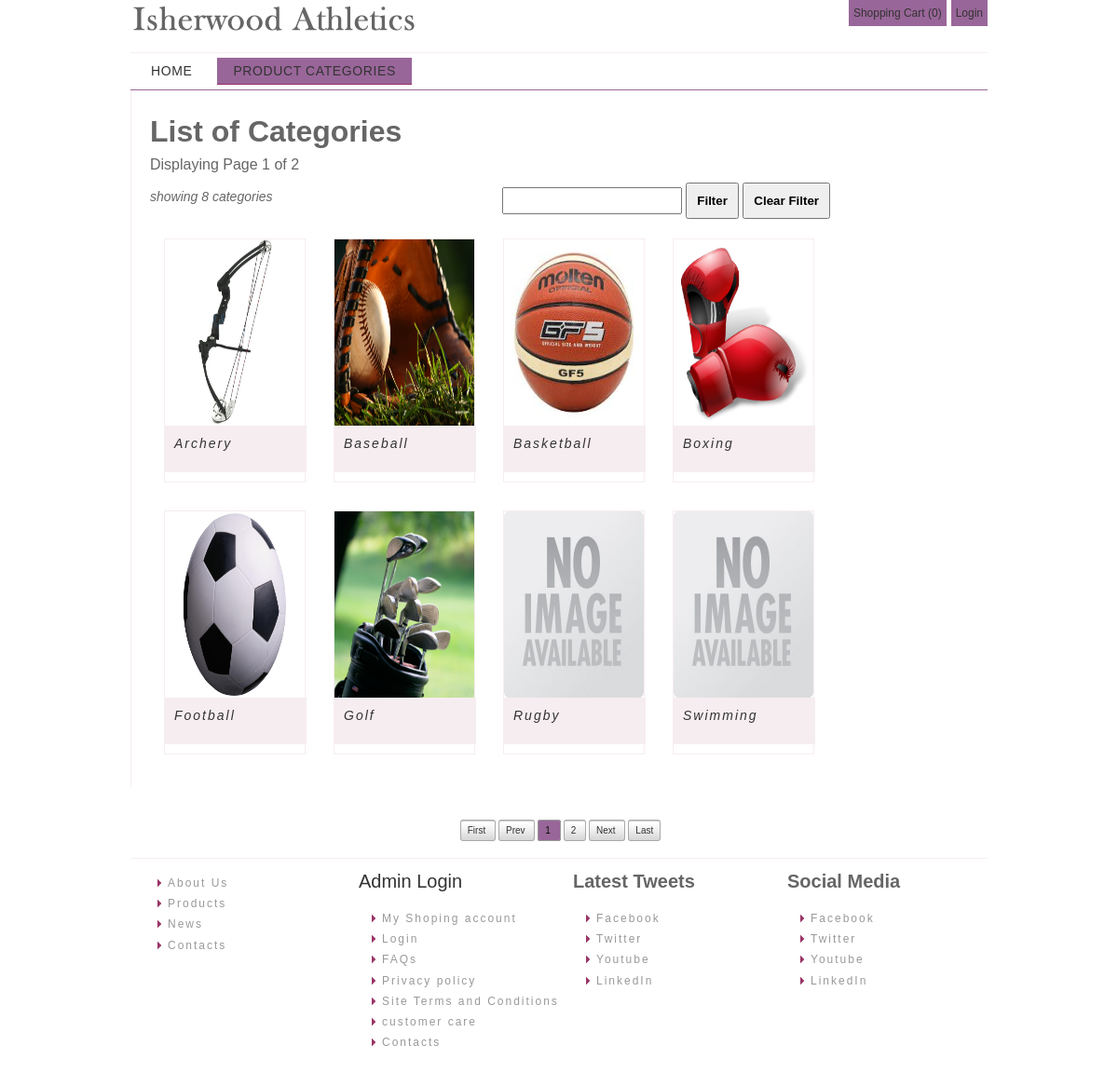
/categories.php, run on the app's committed database.
### tables this page shows
CREATE TABLE IF NOT EXISTS `categories` (
  `catID` int(11) NOT NULL AUTO_INCREMENT,
  `catDescription` varchar(50) NOT NULL,
  `categoryPicture` varchar(100) DEFAULT NULL,
  `catStatus` enum('0','1','9') NOT NULL COMMENT '''0'' -> inactive, ''1'' -> active, ''9'' -> deleted',
  PRIMARY KEY (`catID`)
);

### include/pagination_offset_max.inc.php (called while the page is built, shortened)
<?php
	$curr_page = isset($_REQUEST['page']) ? $_REQUEST['page'] : 1;
	$max_page = ceil($totalNumberOfRecords / __ROWS_PER_PAGE__);
	$offset = max($curr_page - 1,0) * __ROWS_PER_PAGE__;
?>

### library/categories.class.php (called while the page is built, shortened)
<?php
class Categories
{
	static function loadAllCat_filter($filterParam = array(),$statusParam = array(),$start = 0,$end = __ROWS_PER_PAGE__)
	{
		$statusFilter = "";
		if(!empty($statusParam))
		{
			$statusFilter = "`catStatus` IN ('".implode("','", $statusParam)."') AND ";
		}
		$filter = "";
		$limit = "";
		if(!empty($start) || !empty($end)) $limit="LIMIT $start, $end";
		$query =
		"
			SELECT
				*
			FROM
				`categories`
			WHERE
		".$filter . $statusFilter . "
			 1 = 1
			ORDER BY
				`catDescription` ASC
		 ".$limit."
			";
		$resultset = mysql_query($query);
		$allRows = array();
		while($row = mysql_fetch_assoc($resultset))
		{
			$allRows[] = $row;
		}
		return $allRows;
	}
	static function countCatRows($filterParam = "",$statusParam = "")
	{
		$statusFilter = "";
		if(!empty($statusParam))
		{
			$statusFilter = "`catStatus` IN ('".implode("','", $statusParam)."') AND";
		}
		$filter = "";
		$query = "
			SELECT
				count(*) as 'count'
			FROM
				`categories`
			WHERE
		".$filter . $statusFilter . "	1 = 1
		";
		$result_set = mysql_query($query);
		$count = mysql_fetch_assoc($result_set);
		return $count['count'];
	}
}
?>

### categories.php (the view, shortened to what this page needs)
<?php
require(__ROOT__."library/categories.class.php");
$filterParam = array();
$statusParam = array('1');
$totalNumberOfRecords = Categories::countCatRows($filterParam,$statusParam);
require_once(__ROOT__."include/pagination_offset_max.inc.php");
$allCategories = Categories::loadAllCat_filter($filterParam,$statusParam,$offset,__ROWS_PER_PAGE__);
?>
<!DOCTYPE html PUBLIC "-//W3C//DTD XHTML 1.0 Transitional//EN" "http://www.w3.org/TR/xhtml1/DTD/xhtml1-transitional.dtd">
<html xmlns="http://www.w3.org/1999/xhtml">
    <head>
        <link href="css/style.css" rel="stylesheet" type="text/css" />
    </head>
    <body>
        <div id="container">
                <?php include_once(__ROOT__."include/header.inc.php") ;?>
            <div id="mainbody">
            <div id="maincontent">
            <h1>
                List of Categories
            </h1>
            <p>&nbsp;</p>
            <div align="left">
                Displaying Page <?php echo $curr_page ?> of <?php echo $max_page?>
            </div>
            <div style="margin-bottom:15px; height: 30px; clear:both; margin-top:10px">
                <?php
                    $criteria = "showing ".__ROWS_PER_PAGE__." categories";
                ?>
                <div style="vertical-align:bottom; line-height:30px; float:left;font-size:14px">
                    <em id="txtStatus"><?php echo $criteria; ?></em>
                </div>
                <div style="float:right; vertical-align:middle">
                <form id="frmCategoriesFilter" name="frmCategoriesFilter" method="post" action="categories.php">
                    <input name="txtSearch" type="text" id="txtSearch" value="" />
                    <input name="btnFilter" type="submit" id="btnFilter" value="Filter" />
                    <input name="btnClear" type="button" id="btnClear" value="Clear Filter" onclick="location.href='categories.php'" />
                </form>
                </div>
            </div>
			<?php
                if(count($allCategories)>0)
                {
					foreach($allCategories as $allCategory)
					{
            ?>
                <div class="products_prv">
                    <div class="products_prv_img">
                    	<a href="category.php?catID=<?php echo $allCategory['catID'] ; ?>">
                        <?php
							$imageURL = $allCategory['categoryPicture'];
							if(isset($imageURL) && !empty($imageURL))
							{
						?>
                        	<img src="<?php echo __BASE_URL__ ; ?>images/categories/<?php echo $imageURL ;?>" width="150px" height="200" alt="category image" />
                        <?php
							}
							else
							{
						?>
                        	<img src="<?php echo __BASE_URL__ ; ?>images/no-image.jpg" width="150" height="200" alt="category image" />
                        <?php
							}
						?>
                        </a>
                    </div>
                    <div class="products_prv_title"><a href="category.php?catID=<?php echo $allCategory['catID'] ; ?>"><?php echo $allCategory['catDescription'] ; ?></a></div>
                </div>
			<?php
            	}
            ?>
            </div>
            <div style="clear:both">&nbsp;</div>
            <?php require_once(__ROOT__."include/display_pagination.inc.php"); ?>
            <?php
                    }
                    else
                    {
                ?>
                <div class="emptyRecords">
                    No Category(ies) Found!
                </div>
                <?php
                    }
                ?>
             </div>
            	<?php include_once(__ROOT__."include/footer.inc.php") ; ?>
          </div>
    </body>
</html>

### css/style.css (style rules this page uses)
html, body, div, span, applet, object, iframe, h1, h2, h3, h4, h5, h6, p, blockquote, pre, a, abbr, acronym, address, big, cite, code, del, dfn, em, font, img, ins, kbd, q, s, samp, small, strike, strong, sub, sup, tt, var, b, u, i, center, dl, dt, dd, ol, ul, li, fieldset, form, label, legend, table, caption, tbody, tfoot, thead, tr, th, td { margin: 0; padding: 0; border: 0; outline: 0; font: inherit inherit 100% inherit; vertical-align: baseline; text-align: left list-style: none; background: none; }
a { text-decoration:none }
body { background-image: url(../images/bg.jpg); background-repeat: repeat; margin-top: 0px; margin-left: 0px; margin-right: 0px; font-family: "Lucida Sans Unicode", "Lucida Grande", sans-serif; font-size: 100%; font-style: normal; line-height: 18px; font-weight: normal; color: #666; }
a:link { color: #333; text-decoration: none; font-weight: 500; }
ol, ul, li, fieldset, form, label, legend { margin: 0; padding: 0; border: 0; outline: 0; font-size: 100%; vertical-align: baseline; background: transparent; }
#container { width:920px; margin:0 auto; }
#mainbody { width:920px; float:left; height:auto }
#maincontent { border-left: #F6EDF1 solid 1px; width:730px; float:left;padding:20px }
.products_prv { width: 150px; border: #F6EDF1 solid 1px; float:left; height: 260px; margin: 15px }
.products_prv_img { width:150px; float:left; height:200px }
.products_prv_title { color: #333; font-size: 14px; background: #F6EDF1; width: 152px; float:left; height: 40px; text-indent: 10px; padding-top: 10px; letter-spacing: 2px; font-style:italic; }
input, textarea { padding: 5px; font-weight: 900; }
input[type=button],input[type=submit] { padding: 10px; }

### data on the page
categories: categoryPicture (picture), catDescription "Archery"
categories: categoryPicture (picture), catDescription "Baseball"
categories: categoryPicture (picture), catDescription "Basketball"
categories: categoryPicture (picture), catDescription "Boxing"
categories: categoryPicture (picture), catDescription "Football"
categories: categoryPicture (picture), catDescription "Golf"
categories: catDescription "Rugby"
categories: catDescription "Swimming"

### other printed values
$cart_count "0"
$curr_page "1"
$max_page "2"
$criteria "showing 8 categories"
